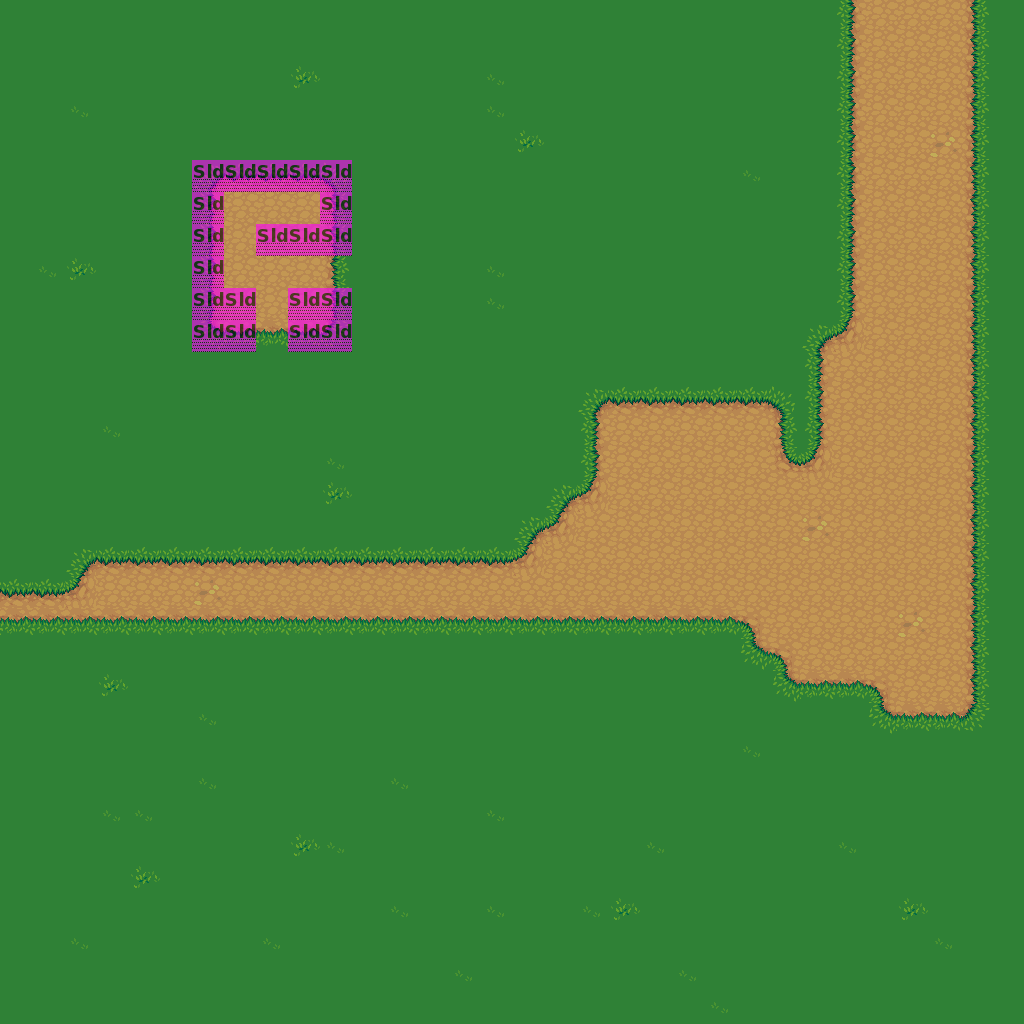

A 2D game scene composited from a Tiled map and its tileset images. What follows is a short description and the map's XML, with each tile layer's data collapsed to a summary:
An orthogonal 32x32 tile map with 32x32 px tiles, 2 tile layers (background, collision), 2 tilesets.

<map version="1.0" orientation="orthogonal" width="32" height="32" tilewidth="32" tileheight="32">
 <tileset firstgid="1" name="basic" tilewidth="32" tileheight="32">
  <image source="t_00.png" trans="ff00ff" width="320" height="160" />
 </tileset>
 <tileset firstgid="51" name="meta 32x32" tilewidth="32" tileheight="32">
  <image source="t_99.png" trans="ff00ff" width="160" height="32" />
 </tileset>
 <layer name="background" width="32" height="32">
  <data>[1024 cells, 1024 non-empty, 16 distinct tile ids]</data>
 </layer>
 <layer name="collision" width="32" height="32" opacity="0.6">
  <data>[1024 cells, 20 non-empty, 1 distinct tile ids]</data>
 </layer>
</map>